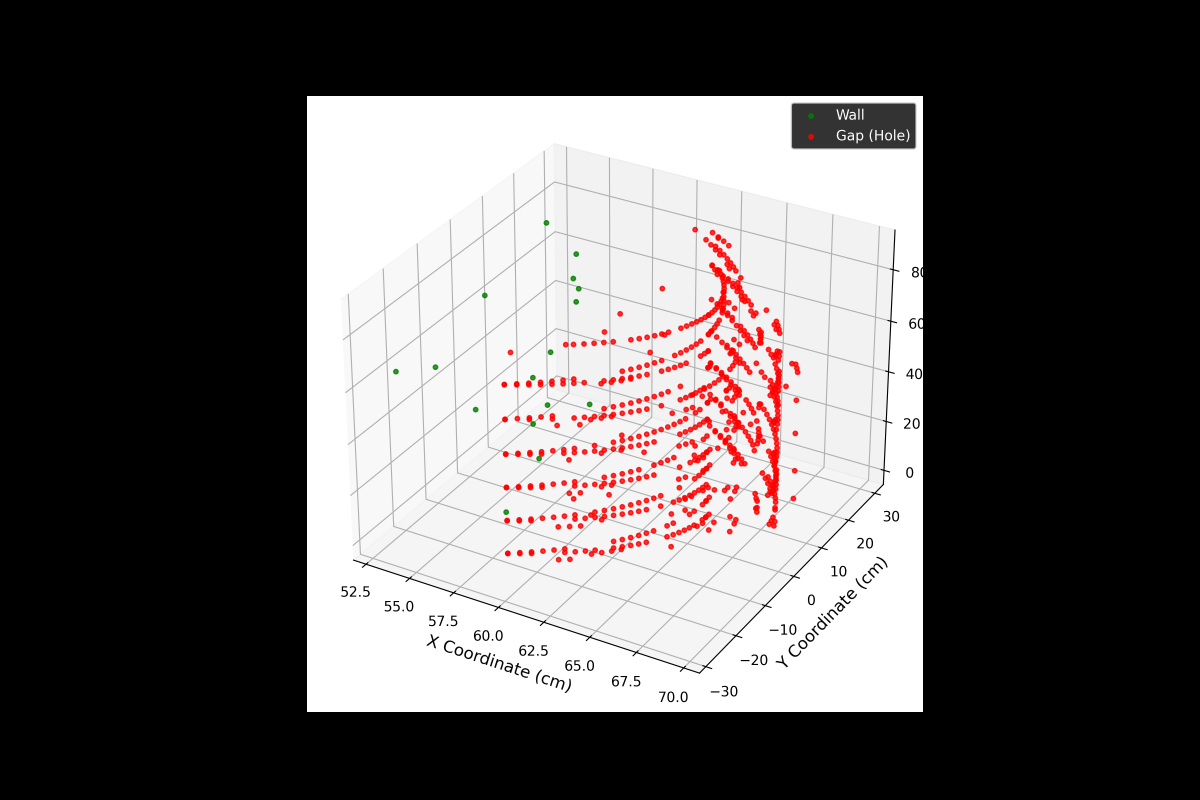
#> input picture Project/Implement 01/3D_visualization.png, 3600 x 2400 px (shown at 1/3 size)
$ python -i test.py   (imports and definitions only)
#> lines starting #> are read from the running program, lines starting #| are printed output that depends on the picture
import serial
import time
import csv
import numpy as np
import matplotlib.pyplot as plt
from datetime import datetime
from matplotlib.animation import FuncAnimation
from matplotlib.patches import Arrow, Rectangle

class EnhancedGapDetector:
    def __init__(self, port='COM7', baud_rate=9600):
        self.serial_port = None
        self.port = port
        self.baud_rate = baud_rate
        self.data_points = []
        self.is_collecting = False

        # Scanning parameters
        self.center_angle = 90
        self.scan_range = 30
        self.min_angle = self.center_angle - self.scan_range//2
        self.max_angle = self.center_angle + self.scan_range//2

        # Gap detection parameters - updated for true gaps
        self.baseline_distance = None
        self.calibration_samples = []
        self.gap_threshold = 15  # Looking for gaps at least 15cm further than baseline
        self.min_gap_width = 3
        self.distance_buffer = []
        self.buffer_size = 3  # Reduced for faster response
        self.detected_gaps = []

        # Visualization setup
        plt.style.use('dark_background')
        self.fig, (self.ax1, self.ax2) = plt.subplots(1, 2, figsize=(15, 7))
        self.init_plots()

        # CSV logging
        self.csv_filename = f"gap_scan_{datetime.now().strftime('%Y%m%d_%H%M%S')}.csv"
        self.init_csv()

    def init_plots(self):
        """Initialize plot settings"""
        for ax in [self.ax1, self.ax2]:
            ax.clear()
            ax.grid(True, linestyle='--', alpha=0.3)
            ax.set_xlim(-30, 30)
            ax.set_ylim(0, 100)  # Increased to show larger distances

        self.ax1.set_title('Real-time Scan Data', pad=10)
        self.ax2.set_title('Gap Analysis', pad=10)

        if self.baseline_distance:
            self.ax1.axhline(y=self.baseline_distance, color='yellow',
                           linestyle='--', alpha=0.3)
            self.ax1.text(-28, self.baseline_distance,
                         f'Baseline: {self.baseline_distance:.1f}cm',
                         color='yellow', alpha=0.5)
            # Add expected gap threshold line
            gap_line = self.baseline_distance + self.gap_threshold
            self.ax1.axhline(y=gap_line, color='red',
                           linestyle='--', alpha=0.3)
            self.ax1.text(-28, gap_line,
                         f'Gap Threshold: {gap_line:.1f}cm',
                         color='red', alpha=0.5)

    def init_csv(self):
        """Initialize CSV file with headers"""
        with open(self.csv_filename, 'w', newline='') as file:
            writer = csv.writer(file)
            writer.writerow(['timestamp', 'angle', 'distance', 'is_gap', 'baseline_distance'])
            print(f"Created CSV file: {self.csv_filename}")

    # [48 lines left out: functions detect_gap, log_to_csv, not called in this run]

    def read_sensor_data(self):
        """Read and process sensor data with improved error handling"""
        if not self.serial_port:
            return None

        try:
            line = self.serial_port.readline().decode('utf-8').strip()
            if not line:  # Skip empty lines
                return None

            if "Angle" in line and "Distance" in line:
                parts = line.split(',')
                if len(parts) != 2:  # Check if we have both angle and distance
                    return None

                try:
                    angle_part = parts[0].split(':')[1].strip()
                    distance_part = parts[1].split(':')[1].replace('cm', '').strip()

                    # Only process if we have valid numbers
                    if angle_part and distance_part:
                        angle = float(angle_part)
                        distance = float(distance_part)

                        if self.min_angle <= angle <= self.max_angle:
                            is_gap = self.detect_gap(distance, angle)
                            self.log_to_csv(angle, distance, is_gap)
                            return (angle, distance, is_gap)
                except (ValueError, IndexError) as e:
                    print(f"Error parsing values: {e}")
                    return None

        except Exception as e:
            print(f"Error reading sensor data: {e}")
        return None

    def update_plot(self, frame):
        """Update visualization with improved gap display"""
        data = self.read_sensor_data()
        if not data:
            return

        angle, distance, is_gap = data

        # Convert to plotting coordinates
        rad = np.radians(angle - self.center_angle)
        x = distance * np.sin(rad)
        y = distance * np.cos(rad)

        self.init_plots()  # Reset plots

        # Plot data point
        color = 'red' if is_gap else 'green'
        self.ax1.scatter(x, y, c=color, s=30, alpha=0.6)

        # Plot scan line
        scan_x = 100 * np.sin(rad)
        scan_y = 100 * np.cos(rad)
        self.ax1.plot([0, scan_x], [0, scan_y], 'r-', alpha=0.5)

        # Plot detected gaps
        for gap in self.detected_gaps:
            if abs(gap["end_angle"] - gap["start_angle"]) >= self.min_gap_width:
                start_rad = np.radians(gap["start_angle"] - self.center_angle)
                end_rad = np.radians(gap["end_angle"] - self.center_angle)

                angles = np.linspace(start_rad, end_rad, 20)
                xs = gap["distance"] * np.sin(angles)
                ys = gap["distance"] * np.cos(angles)
                self.ax1.fill_between(xs, ys, color='red', alpha=0.3)

        # Update status information
        status_text = f'Angle: {angle:.1f}°\n'
        status_text += f'Distance: {distance:.1f}cm\n'
        status_text += f'Gaps Found: {len(self.detected_gaps)}\n'
        if is_gap:
            status_text += f'GAP DETECTED (+{distance - self.baseline_distance:.1f}cm)'
        self.fig.suptitle(status_text, y=0.95)

        plt.tight_layout()

    # [80 lines left out: functions calibrate, connect, collect_data, close, main, not called in this run]

# [2 lines not run here, left out]

>>> import cv2
>>> picture = cv2.imread('Implement 01/3D_visualization.png', cv2.IMREAD_GRAYSCALE)
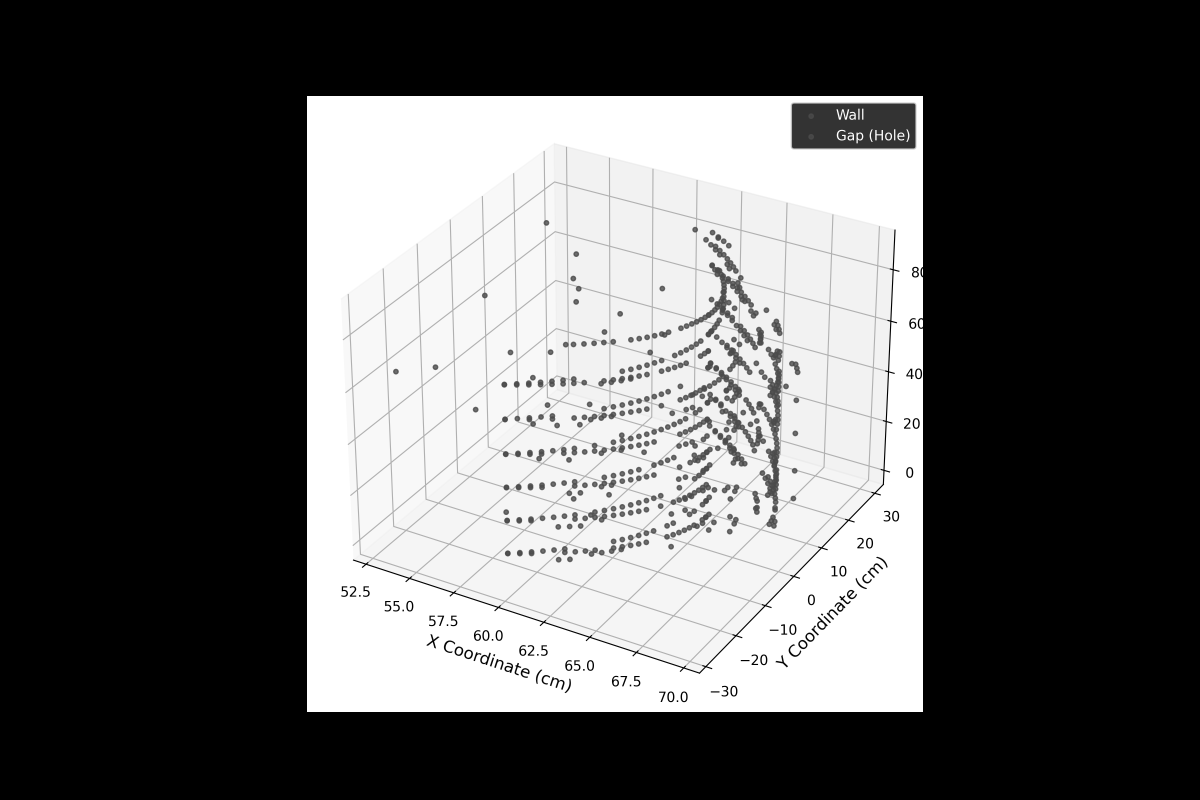
#> picture: shape (2400, 3600) (shown at 1/3 size); min 0, max 255, mean 93.3
>>> result = EnhancedGapDetector().update_plot(picture)
